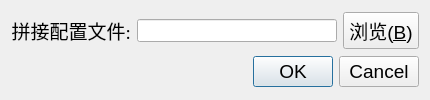
<?xml version="1.0" encoding="UTF-8"?>
<ui version="4.0">
 <class>stitchDialog</class>
 <widget class="QDialog" name="stitchDialog">
  <property name="geometry">
   <rect>
    <x>0</x>
    <y>0</y>
    <width>430</width>
    <height>100</height>
   </rect>
  </property>
  <property name="minimumSize">
   <size>
    <width>430</width>
    <height>100</height>
   </size>
  </property>
  <property name="maximumSize">
   <size>
    <width>430</width>
    <height>100</height>
   </size>
  </property>
  <property name="windowTitle">
   <string>拼接配置</string>
  </property>
  <layout class="QGridLayout" name="gridLayout">
   <item row="0" column="0">
    <layout class="QHBoxLayout" name="horizontalLayout">
     <item>
      <widget class="QLabel" name="label_2">
       <property name="font">
        <font>
         <family>Times New Roman</family>
         <pointsize>14</pointsize>
        </font>
       </property>
       <property name="text">
        <string>拼接配置文件:</string>
       </property>
       <property name="alignment">
        <set>Qt::AlignRight|Qt::AlignTrailing|Qt::AlignVCenter</set>
       </property>
      </widget>
     </item>
     <item>
      <widget class="QLineEdit" name="lineEditFile">
       <property name="minimumSize">
        <size>
         <width>200</width>
         <height>20</height>
        </size>
       </property>
       <property name="font">
        <font>
         <pointsize>10</pointsize>
        </font>
       </property>
       <property name="readOnly">
        <bool>true</bool>
       </property>
      </widget>
     </item>
     <item>
      <widget class="QPushButton" name="pushButtonBrow">
       <property name="minimumSize">
        <size>
         <width>61</width>
         <height>23</height>
        </size>
       </property>
       <property name="font">
        <font>
         <pointsize>14</pointsize>
        </font>
       </property>
       <property name="text">
        <string>浏览(&amp;B)</string>
       </property>
      </widget>
     </item>
    </layout>
   </item>
   <item row="1" column="0">
    <widget class="QDialogButtonBox" name="buttonBox">
     <property name="font">
      <font>
       <pointsize>14</pointsize>
      </font>
     </property>
     <property name="standardButtons">
      <set>QDialogButtonBox::Cancel|QDialogButtonBox::Ok</set>
     </property>
    </widget>
   </item>
  </layout>
 </widget>
 <resources/>
 <connections/>
</ui>
